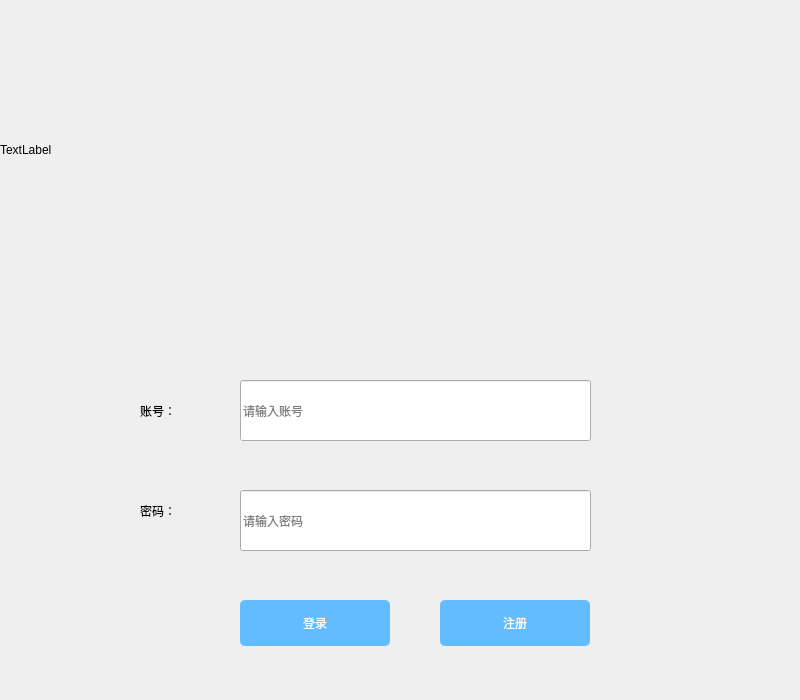
<?xml version="1.0" encoding="UTF-8"?>
<ui version="4.0">
 <class>LoginDialog</class>
 <widget class="QDialog" name="LoginDialog">
  <property name="geometry">
   <rect>
    <x>0</x>
    <y>0</y>
    <width>800</width>
    <height>700</height>
   </rect>
  </property>
  <property name="windowTitle">
   <string>Dialog</string>
  </property>
  <widget class="QLabel" name="label">
   <property name="geometry">
    <rect>
     <x>0</x>
     <y>0</y>
     <width>800</width>
     <height>300</height>
    </rect>
   </property>
   <property name="text">
    <string>TextLabel</string>
   </property>
  </widget>
  <widget class="QPushButton" name="pushButton_register">
   <property name="geometry">
    <rect>
     <x>440</x>
     <y>600</y>
     <width>150</width>
     <height>46</height>
    </rect>
   </property>
   <property name="styleSheet">
    <string notr="true">#pushButton_register{
background-color: rgb(99, 188, 255);
color: rgb(255, 255, 255);
border-radius: 5px;
}
#pushButton_register:hover{
background-color: rgb(99, 170, 255);
color: rgb(255, 255, 255);
border-radius: 5px;
}
#pushButton_register:pressed{
background-color: rgb(99, 188, 255);
color: rgb(255, 255, 255);
border-radius: 5px;
padding-left:2px;
padding-top:2px;
}</string>
   </property>
   <property name="text">
    <string>注册</string>
   </property>
  </widget>
  <widget class="QLabel" name="label_name">
   <property name="geometry">
    <rect>
     <x>140</x>
     <y>380</y>
     <width>71</width>
     <height>61</height>
    </rect>
   </property>
   <property name="text">
    <string>账号：</string>
   </property>
  </widget>
  <widget class="QLineEdit" name="lineEdit_password">
   <property name="geometry">
    <rect>
     <x>240</x>
     <y>490</y>
     <width>351</width>
     <height>61</height>
    </rect>
   </property>
   <property name="echoMode">
    <enum>QLineEdit::Password</enum>
   </property>
   <property name="placeholderText">
    <string>请输入密码</string>
   </property>
  </widget>
  <widget class="QLabel" name="label_password">
   <property name="geometry">
    <rect>
     <x>140</x>
     <y>480</y>
     <width>71</width>
     <height>61</height>
    </rect>
   </property>
   <property name="text">
    <string>密码：</string>
   </property>
  </widget>
  <widget class="QLineEdit" name="lineEdit_name">
   <property name="geometry">
    <rect>
     <x>240</x>
     <y>380</y>
     <width>351</width>
     <height>61</height>
    </rect>
   </property>
   <property name="placeholderText">
    <string>请输入账号</string>
   </property>
  </widget>
  <widget class="QPushButton" name="pushButton_login">
   <property name="geometry">
    <rect>
     <x>240</x>
     <y>600</y>
     <width>150</width>
     <height>46</height>
    </rect>
   </property>
   <property name="styleSheet">
    <string notr="true">#pushButton_login{
background-color: rgb(99, 188, 255);
color: rgb(255, 255, 255);
border-radius: 5px;
}
#pushButton_login:hover{
background-color: rgb(99, 170, 255);
color: rgb(255, 255, 255);
border-radius: 5px;
}
#pushButton_login:pressed{
background-color: rgb(99, 188, 255);
color: rgb(255, 255, 255);
border-radius: 5px;
padding-left:2px;
padding-top:2px;
}</string>
   </property>
   <property name="text">
    <string>登录</string>
   </property>
  </widget>
 </widget>
 <resources/>
 <connections/>
</ui>
